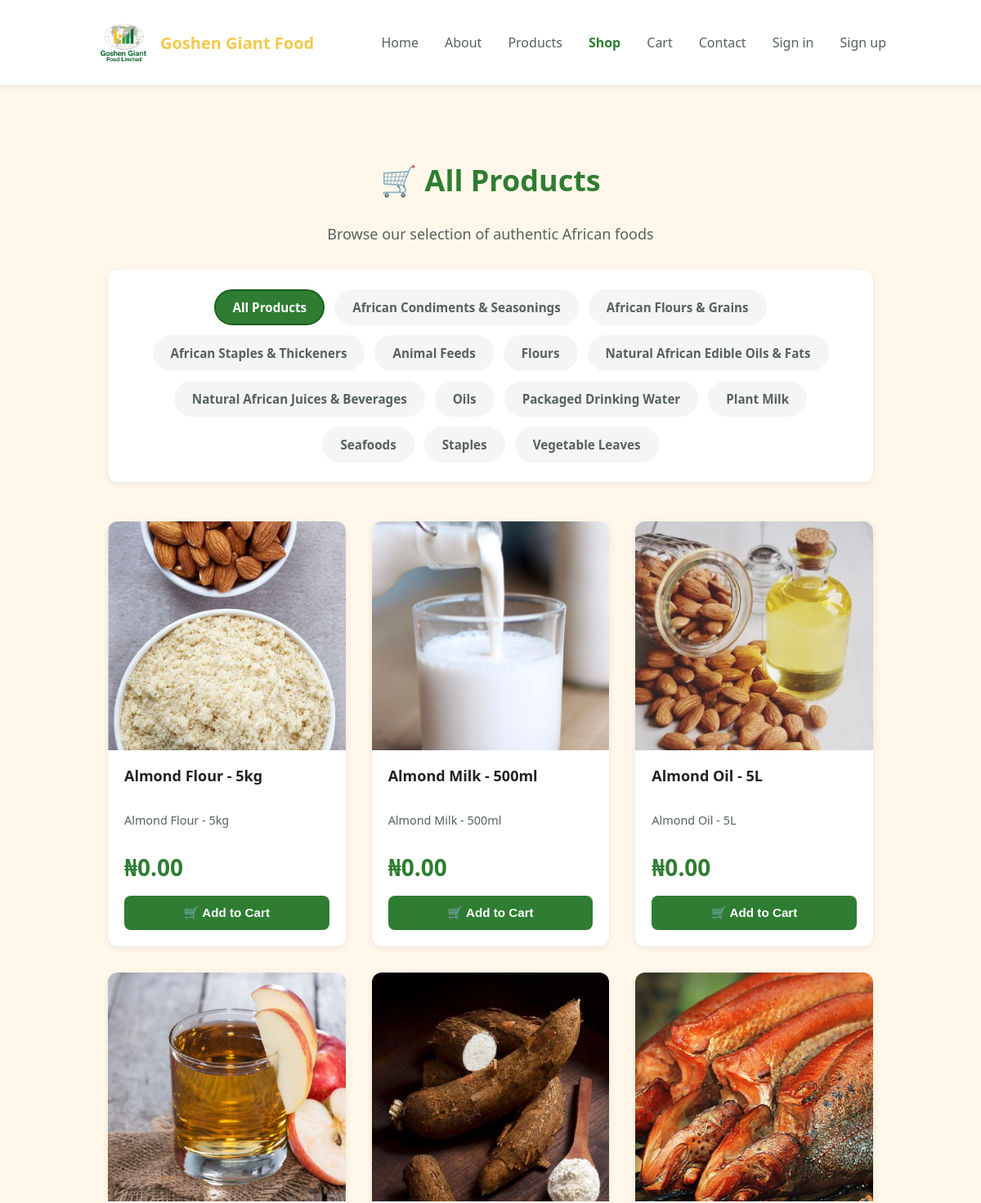
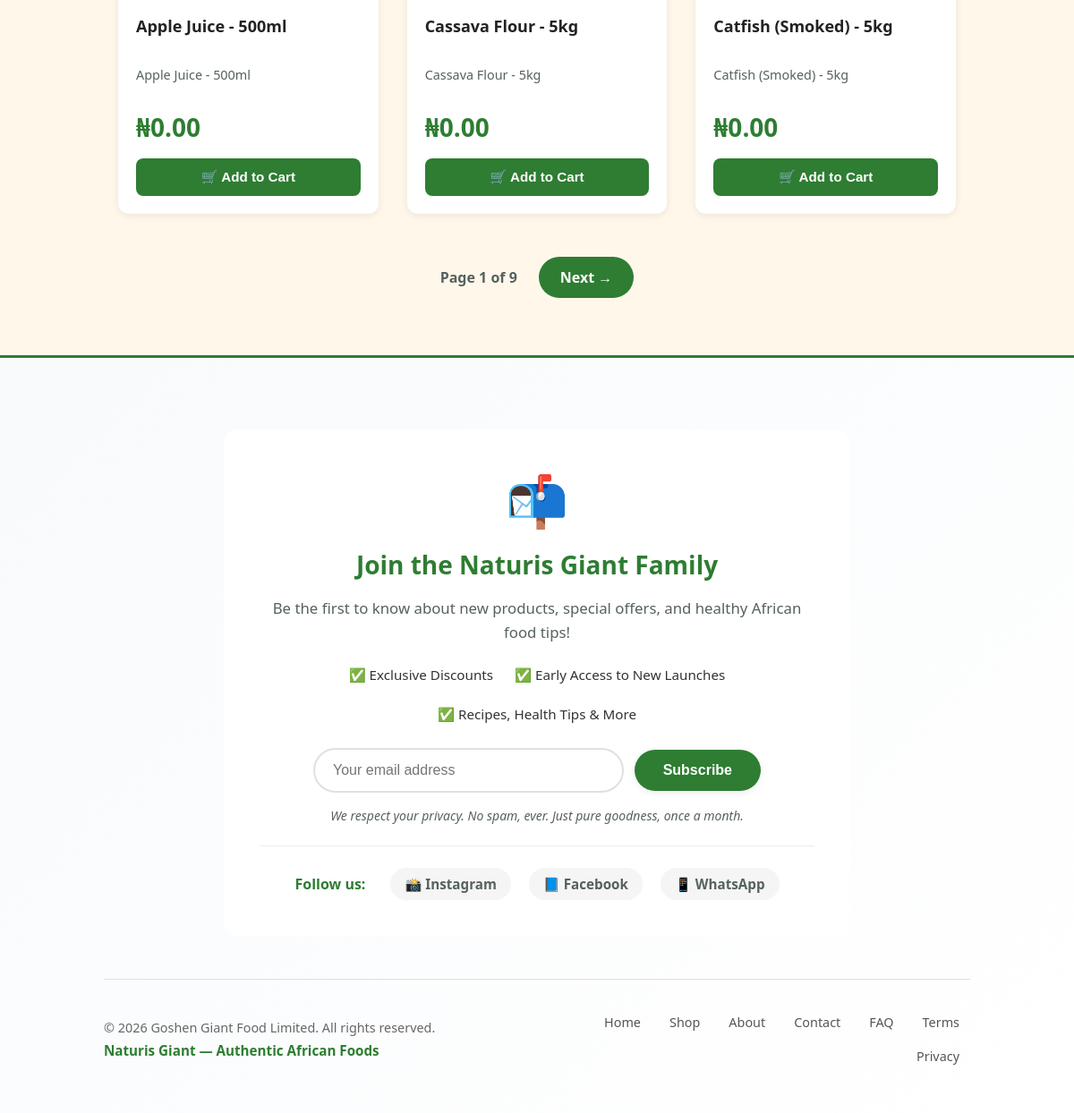
The app's page /shop/ with its own data (2 pictures, top to bottom).
### gosh_main/models.py (models this page shows, shortened)
class Category(models.Model):
    name = models.CharField(max_length=200)
    slug = models.SlugField(max_length=200, unique=True)
    description = models.TextField(blank=True)
    class Meta:
        ordering = ['name']

class Product(models.Model):
    category = models.ForeignKey(Category, on_delete=models.SET_NULL, null=True, blank=True, related_name='products')
    name = models.CharField(max_length=255)
    slug = models.SlugField(max_length=255, unique=True)
    description = models.TextField(blank=True)
    price = models.DecimalField(max_digits=10, decimal_places=2, null=True, blank=True)
    image = models.CharField(max_length=255, blank=True, help_text="Static path under static/ (e.g. 'gosh_main/images/foo.jpg')")
    is_featured = models.BooleanField(default=False)
    created_at = models.DateTimeField(auto_now_add=True)
    class Meta:
        ordering = ['-created_at']

### gosh_main/views.py (the view, shortened to what this page needs)
# urls.py: path("shop/", views.shop, name="shop"),
def shop(request):
    current_category = request.GET.get('cat', 'all')
    def normalize_image_url(image_value):
        if not image_value:
            return ""
        image_value = str(image_value)
        if image_value.startswith(("http://", "https://", "/")):
            return image_value
        return f"/static/{image_value.lstrip('/')}"
    products = []
    try:
        if current_category and current_category != 'all':
            db_qs = Product.objects.filter(category__slug=current_category)
        else:
            db_qs = Product.objects.all()
        products = list(db_qs.order_by('name'))
        for product in products:
            product.image_url = normalize_image_url(getattr(product, 'image', ''))
    except Exception:
        products = []
    page = request.GET.get('page', 1)
    paginator = Paginator(products, 6)
    try:
        page_obj = paginator.page(page)
    except PageNotAnInteger:
        page_obj = paginator.page(1)
    except EmptyPage:
        page_obj = paginator.page(paginator.num_pages)
    try:
        db_cats = list(Category.objects.all().order_by('name').values('name', 'slug'))
        if db_cats:
            categories = db_cats
        else:
            category_slugs = sorted({p.get('category') for p in get_mock_products() if p.get('category')})
            categories = [{'name': slug.replace('-', ' ').title(), 'slug': slug} for slug in category_slugs]
    except Exception:
        try:
            category_slugs = sorted({p.get('category') for p in get_mock_products() if p.get('category')})
            categories = [{'name': slug.replace('-', ' ').title(), 'slug': slug} for slug in category_slugs]
        except Exception:
            categories = []
    current_category_name = 'All Products'
    if current_category and current_category != 'all':
        matched = next((category for category in categories if category.get('slug') == current_category), None)
        if matched:
            current_category_name = matched.get('name') or 'Products'
    context = {
        'page': 'shop',
        'products': products,
        'current_category': current_category,
        'current_category_name': current_category_name,
        'page_obj': page_obj,
        'paginator': paginator,
        'categories': categories,
    }
    return render(request, "gosh_main/shop.html", context)

### gosh_main/context_processors.py (called while the page is built)
def cart_count(request):
    cart = request.session.get('cart', {})
    total_items = 0
    if isinstance(cart, dict):
        for qty in cart.values():
            try:
                total_items += int(qty)
            except (TypeError, ValueError):
                continue
    return {'cart_count': total_items}

### gosh_main/templates/gosh_main/shop.html (shortened to what this page needs)
{% extends 'gosh_main/base.html' %}
{% load static humanize %}
{% block content %}
<section class="shop-section">
    <div class="shop-header">
        <h2 class="section-title centered">
            🛒 {{ current_category_name }}
        </h2>
        <p class="shop-subtitle">Browse our selection of authentic African foods</p>
    </div>
    <div class="category-filter">
        <a href="{% url 'gosh_main:shop' %}"
           class="filter-pill {% if not current_category or current_category == 'all' %}active{% endif %}">
            All Products
        </a>
        {% for category in categories %}
        <a href="{% url 'gosh_main:shop' %}?cat={{ category.slug }}"
           class="filter-pill {% if current_category == category.slug %}active{% endif %}">
            {{ category.name }}
        </a>
        {% endfor %}
    </div>
    <div class="products-grid">
        {% if page_obj and page_obj.object_list %}
            {% for product in page_obj.object_list %}
                <article class="shop-product-card">
                    <div class="shop-product-image">
                        {% if product.image_url %}
                            <img src="{{ product.image_url }}" alt="{{ product.name }}">
                        {% else %}
                            <div class="image-placeholder">
                                <span class="placeholder-icon">📦</span>
                                <span class="placeholder-text">No Image</span>
                            </div>
                        {% endif %}
                    </div>
                    <div class="shop-product-info">
                        <h3 class="product-name">{{ product.name }}</h3>
                        <p class="product-description">{{ product.description|default:"Premium quality African food product"|truncatewords:15 }}</p>
                        <div class="product-price-section">
                            <span class="current-price">₦{{ product.price|default:"0.00"|intcomma }}</span>
                        </div>
                        <div class="shop-product-actions">
                            <form method="post" action="{% url 'gosh_main:add_to_cart' product.id %}" class="add-cart-form">
                                <button type="submit" class="btn-add-to-cart">🛒 Add to Cart</button>
                            </form>
                        </div>
                    </div>
                </article>
            {% endfor %}
        {% endif %}
    </div>
    {% if page_obj and page_obj.has_other_pages %}
        <div class="pagination">
            <span class="page-info">Page {{ page_obj.number }} of {{ page_obj.paginator.num_pages }}</span>
            {% if page_obj.has_next %}
                <a href="?page={{ page_obj.next_page_number }}{% if current_category %}&cat={{ current_category }}{% endif %}" class="page-link">Next →</a>
            {% endif %}
        </div>
    {% endif %}
</section>
{% endblock %}

### gosh_main/templates/gosh_main/base.html (shortened to what this page needs)
{% load static %}
<!DOCTYPE html>
<html lang="en">
<head>
    <link rel="stylesheet" href="https://cdnjs.cloudflare.com/ajax/libs/font-awesome/4.7.0/css/font-awesome.min.css">
    <link rel="stylesheet" href="{% static 'gosh_main/css/styles.css' %}">
</head>
<body>
    <header class="site-header">
        <div class="container">
            <div class="header-left">
                <img src="{% static 'gosh_main/images/goshen_logo.jpg' %}" alt="Goshen logo" class="nav-logo">
                <a class="brand" href="{% url 'gosh_main:home' %}">Goshen Giant Food</a>
            </div>
            <nav class="main-nav" aria-label="Main navigation">
                <div class="nav-links" id="navLinks">
                    <a href="{% url 'gosh_main:home' %}" class="{% if page == 'home' %}active{% endif %}">Home</a>
                    <a href="{% url 'gosh_main:about' %}" class="{% if page == 'about' %}active{% endif %}">About</a>
                    <a href="{% url 'gosh_main:products' %}" class="{% if page == 'products' %}active{% endif %}">Products</a>
                    <a href="{% url 'gosh_main:shop' %}" class="{% if page == 'shop' %}active{% endif %}">Shop</a>
                    <a href="{% url 'gosh_main:cart' %}" class="nav-cart-link {% if page == 'cart' %}active{% endif %}">Cart{% if cart_count > 0 %}<span class="cart-count-badge">{{ cart_count }}</span>{% endif %}</a>
                    <a href="{% url 'gosh_main:contact' %}" class="{% if page == 'contact' %}active{% endif %}">Contact</a>
                    {% if user.is_authenticated and not user.is_superuser %}
                        <a href="{% url 'gosh_main:logout' %}">Sign out</a>
                    {% else %}
                        <a href="{% url 'gosh_main:login' %}" class="{% if page == 'login' %}active{% endif %}">Sign in</a>
                        <a href="{% url 'gosh_main:register' %}" class="{% if page == 'register' %}active{% endif %}">Sign up</a>
                    {% endif %}
                </div>
            </nav>
        </div>
    </header>
    <main class="container">
        {% block content %}{% endblock %}
    </main>
    <footer class="site-footer">
        <div class="container">
            <div class="footer-newsletter-section">
                <div class="newsletter-icon">📬</div>
                <h3 class="newsletter-title">Join the Naturis Giant Family</h3>
                <p class="newsletter-subtitle">Be the first to know about new products, special offers, and healthy African food tips!</p>
                <ul class="newsletter-benefits">
                    <li>✅ Exclusive Discounts</li>
                    <li>✅ Early Access to New Launches</li>
                    <li>✅ Recipes, Health Tips & More</li>
                </ul>
                <form id="newsletterForm" class="newsletter-form" data-subscribe-url="{% url 'gosh_main:newsletter_subscribe' %}">
                    <div class="newsletter-inputs">
                        <input id="newsletterEmail" name="email" type="email" placeholder="Your email address" required aria-label="Email address">
                        <button id="newsletterSubmit" class="btn-newsletter" type="submit">Subscribe</button>
                    </div>
                    <p class="newsletter-note">We respect your privacy. No spam, ever. Just pure goodness, once a month.</p>
                </form>
                <div class="social-links">
                    <span class="social-label">Follow us:</span>
                    <a href="https://www.instagram.com/naturisgiant" aria-label="Visit our Instagram page" target="_blank" rel="noopener noreferrer">📸 Instagram</a>
                    <a href="https://www.facebook.com/NaturisGiantFoods" aria-label="Visit our Facebook page" target="_blank" rel="noopener noreferrer">📘 Facebook</a>
                    <a href="https://wa.me/2347057025093" aria-label="Contact us on WhatsApp" target="_blank" rel="noopener noreferrer">📱 WhatsApp</a>
                </div>
            </div>
            <div class="footer-bottom">
                <div class="footer-left">
                    <p class="copy">© {{ now|default:"2026" }} Goshen Giant Food Limited. All rights reserved.</p>
                    <p class="slogan">Naturis Giant — Authentic African Foods</p>
                </div>
                <div class="footer-right">
                    <nav class="footer-quicklinks" aria-label="Footer navigation">
                        <a href="{% url 'gosh_main:home' %}">Home</a>
                        <a href="{% url 'gosh_main:shop' %}">Shop</a>
                        <a href="{% url 'gosh_main:about' %}">About</a>
                        <a href="{% url 'gosh_main:contact' %}">Contact</a>
                        <a href="{% url 'gosh_main:about' %}#faqs">FAQ</a>
                        <a href="{% url 'gosh_main:terms' %}">Terms</a>
                        <a href="{% url 'gosh_main:privacy' %}">Privacy</a>
                    </nav>
                </div>
            </div>
        </div>
    </footer>
</body>
</html>

### records on screen
Category: name "African Condiments & Seasonings"
Category: name "African Flours & Grains"
Category: name "African Staples & Thickeners"
Category: name "Animal Feeds"
Category: name "Flours"
Category: name "Natural African Edible Oils & Fats"
Category: name "Natural African Juices & Beverages"
Category: name "Oils"
Category: name "Packaged Drinking Water"
Category: name "Plant Milk"
Category: name "Seafoods"
Category: name "Staples"
Category: name "Vegetable Leaves"
Product: shows a picture, name "Almond Flour - 5kg", description "Almond Flour - 5kg", price "0.00"
Product: shows a picture, name "Almond Milk - 500ml", description "Almond Milk - 500ml", price "0.00"
Product: shows a picture, name "Almond Oil - 5L", description "Almond Oil - 5L", price "0.00"
Product: shows a picture, name "Apple Juice - 500ml", description "Apple Juice - 500ml", price "0.00"
Product: shows a picture, name "Cassava Flour - 5kg", description "Cassava Flour - 5kg", price "0.00"
Product: shows a picture, name "Catfish (Smoked) - 5kg", description "Catfish (Smoked) - 5kg", price "0.00"

### other values on screen
{{ current_category_name }} "All Products"
{{ page_obj.number }} "1"
{{ page_obj.paginator.num_pages }} "9"
{{ now|default:"2026" }} "2026"
